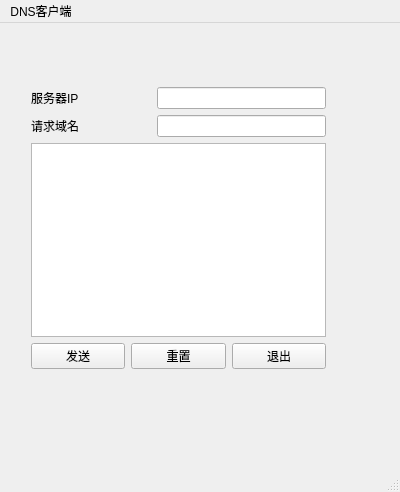
<?xml version="1.0" encoding="UTF-8"?>
<ui version="4.0">
 <class>MainWindow</class>
 <widget class="QMainWindow" name="MainWindow">
  <property name="geometry">
   <rect>
    <x>0</x>
    <y>0</y>
    <width>400</width>
    <height>492</height>
   </rect>
  </property>
  <property name="minimumSize">
   <size>
    <width>10</width>
    <height>10</height>
   </size>
  </property>
  <property name="windowTitle">
   <string>MainWindow</string>
  </property>
  <widget class="QWidget" name="centralwidget">
   <widget class="QWidget" name="">
    <property name="geometry">
     <rect>
      <x>31</x>
      <y>64</y>
      <width>295</width>
      <height>282</height>
     </rect>
    </property>
    <layout class="QVBoxLayout" name="verticalLayout">
     <item>
      <layout class="QFormLayout" name="formLayout">
       <item row="0" column="0">
        <widget class="QLabel" name="server_ip_txt">
         <property name="minimumSize">
          <size>
           <width>120</width>
           <height>10</height>
          </size>
         </property>
         <property name="text">
          <string>服务器IP </string>
         </property>
        </widget>
       </item>
       <item row="0" column="1">
        <widget class="QLineEdit" name="server_ip">
         <property name="minimumSize">
          <size>
           <width>0</width>
           <height>0</height>
          </size>
         </property>
        </widget>
       </item>
       <item row="1" column="0">
        <widget class="QLabel" name="req_domain_txt">
         <property name="text">
          <string>请求域名</string>
         </property>
        </widget>
       </item>
       <item row="1" column="1">
        <widget class="QLineEdit" name="req_domain"/>
       </item>
      </layout>
     </item>
     <item>
      <widget class="QTextBrowser" name="textBrowser"/>
     </item>
     <item>
      <layout class="QHBoxLayout" name="horizontalLayout">
       <item>
        <widget class="QPushButton" name="send">
         <property name="text">
          <string>发送</string>
         </property>
        </widget>
       </item>
       <item>
        <widget class="QPushButton" name="reset">
         <property name="text">
          <string>重置</string>
         </property>
        </widget>
       </item>
       <item>
        <widget class="QPushButton" name="exit">
         <property name="text">
          <string>退出</string>
         </property>
        </widget>
       </item>
      </layout>
     </item>
    </layout>
   </widget>
  </widget>
  <widget class="QMenuBar" name="menubar">
   <property name="geometry">
    <rect>
     <x>0</x>
     <y>0</y>
     <width>400</width>
     <height>22</height>
    </rect>
   </property>
   <widget class="QMenu" name="menuDNS">
    <property name="title">
     <string>DNS客户端</string>
    </property>
   </widget>
   <addaction name="menuDNS"/>
  </widget>
  <widget class="QStatusBar" name="statusbar"/>
 </widget>
 <tabstops>
  <tabstop>exit</tabstop>
 </tabstops>
 <resources/>
 <connections>
  <connection>
   <sender>reset</sender>
   <signal>clicked()</signal>
   <receiver>server_ip</receiver>
   <slot>clear()</slot>
   <hints>
    <hint type="sourcelabel">
     <x>178</x>
     <y>353</y>
    </hint>
    <hint type="destinationlabel">
     <x>241</x>
     <y>98</y>
    </hint>
   </hints>
  </connection>
  <connection>
   <sender>reset</sender>
   <signal>clicked()</signal>
   <receiver>req_domain</receiver>
   <slot>clear()</slot>
   <hints>
    <hint type="sourcelabel">
     <x>178</x>
     <y>353</y>
    </hint>
    <hint type="destinationlabel">
     <x>241</x>
     <y>125</y>
    </hint>
   </hints>
  </connection>
 </connections>
</ui>
